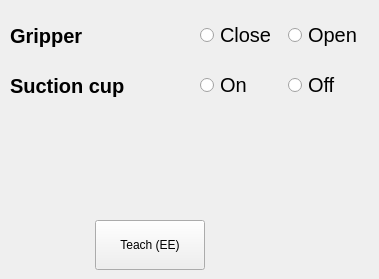
          <widget class="QWidget" name="EETab">
            <attribute name="title">
              <string>EE</string>
            </attribute>

            <!-- Add Gripper EE label -->
            <widget class="QLabel" name="EEGripperLabel">
              <property name="geometry">
                <rect>
                  <x>10</x>
                  <y>10</y>
                  <width>200</width>
                  <height>51</height>
                </rect>
              </property>
              <property name="font">
                <font>
                  <pointsize>15</pointsize>
                  <bold>true</bold>
                </font>
              </property>
              <property name="text">
                <string>Gripper</string>
              </property>
            </widget>

            <!--  -->
            <widget class="QWidget" name="horizontalLayoutWidget_programming1">
              <property name="geometry">
                <rect>
                  <x>200</x>
                  <y>10</y>
                  <width>170</width>
                  <height>51</height>
                </rect>
              </property>
              <layout class="QHBoxLayout" name="FrameChoiceLayout">

                <!-- Option to close gripper -->
                <item>
                  <widget class="QRadioButton" name="EEGripperClose">
                    <property name="font">
                      <font>
                        <pointsize>15</pointsize>
                      </font>
                    </property>
                    <property name="text">
                      <string>Close</string>
                    </property>
                  </widget>
                </item>

                <!-- Option to open gripper -->
                <item>
                  <widget class="QRadioButton" name="EEGripperOpen">
                    <property name="font">
                      <font>
                        <pointsize>15</pointsize>
                      </font>
                    </property>
                    <property name="text">
                      <string>Open</string>
                    </property>
                  </widget>
                </item>

              </layout>

            </widget>

            <!-- Add EE Suction Cup label -->
            <widget class="QLabel" name="EESuctionCupLabel">
              <property name="geometry">
                <rect>
                  <x>10</x>
                  <y>60</y>
                  <width>200</width>
                  <height>51</height>
                </rect>
              </property>
              <property name="font">
                <font>
                  <pointsize>15</pointsize>
                  <bold>true</bold>
                </font>
              </property>
              <property name="text">
                <string>Suction cup</string>
              </property>
            </widget>

            <!--  -->
            <widget class="QWidget" name="horizontalLayoutWidget_programming2">
              <property name="geometry">
                <rect>
                  <x>200</x>
                  <y>60</y>
                  <width>170</width>
                  <height>51</height>
                </rect>
              </property>
              <layout class="QHBoxLayout" name="FrameChoiceLayout">

                <!-- Option to turn suction cup on -->
                <item>
                  <widget class="QRadioButton" name="EESuctionCupOn">
                    <property name="font">
                      <font>
                        <pointsize>15</pointsize>
                      </font>
                    </property>
                    <property name="text">
                      <string>On</string>
                    </property>
                  </widget>
                </item>

                <!-- Option to turn suction cup off -->
                <item>
                  <widget class="QRadioButton" name="EESuctionCupOff">
                    <property name="font">
                      <font>
                        <pointsize>15</pointsize>
                      </font>
                    </property>
                    <property name="text">
                      <string>Off</string>
                    </property>
                  </widget>
                </item>

              </layout>

            </widget>

            <!-- Programming BUTTON teach (PTP) -->
            <widget class="QPushButton" name="programmingButtonTeachEE">
              <property name="geometry">
                <rect>
                <x>95</x>
                <y>220</y>
                <width>110</width>
                <height>50</height>
                </rect>
              </property>
              <property name="text">
                <string>Teach (EE)</string>
              </property>
            </widget>

          </widget>
